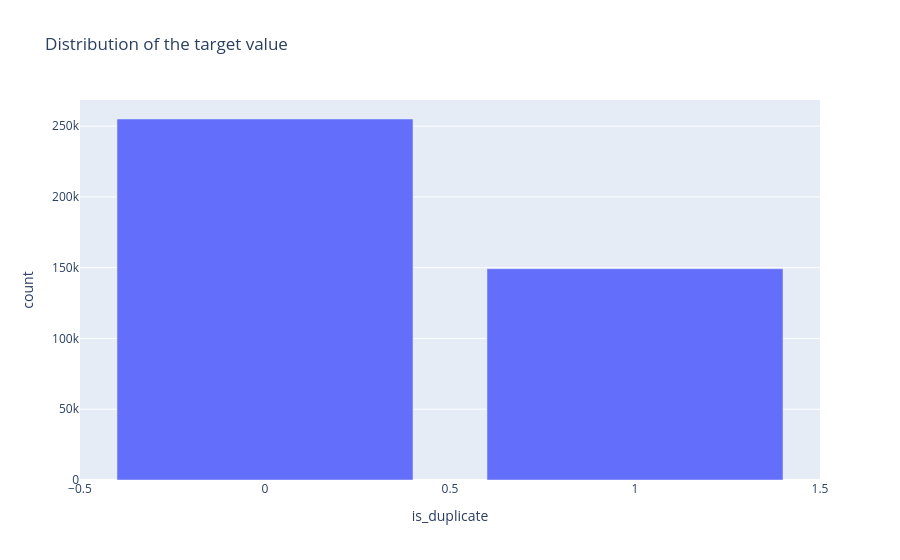

Here is the notebook cell this chart was saved with:
### Code cell
fig=px.bar(dupes_count,x="is_duplicate",y="count",title="Distribution of the target value",height=600)
fig.show()

### Figure 1 — Plotly figure (JSON) as saved in the notebook; plotly's stock layout.template omitted (floating-point values rounded to 4 significant figures)
{"data": [{"alignmentgroup": "True", "hovertemplate": "is_duplicate=%{x}<br>count=%{y}<extra></extra>", "legendgroup": "", "marker": {"color": "#636efa", "pattern": {"shape": ""}}, "name": "", "offsetgroup": "", "orientation": "v", "showlegend": false, "textposition": "auto", "type": "bar", "x": [0, 1], "xaxis": "x", "y": [255027, 149263], "yaxis": "y"}], "layout": {"autosize": true, "barmode": "relative", "legend": {"tracegroupgap": 0}, "title": {"text": "Distribution of the target value"}, "xaxis": {"anchor": "y", "autorange": true, "domain": [0, 1], "range": [-0.5, 1.5], "title": {"text": "is_duplicate"}, "type": "linear"}, "yaxis": {"anchor": "x", "autorange": true, "domain": [0, 1], "range": [0, 268400.0], "title": {"text": "count"}, "type": "linear"}}}
